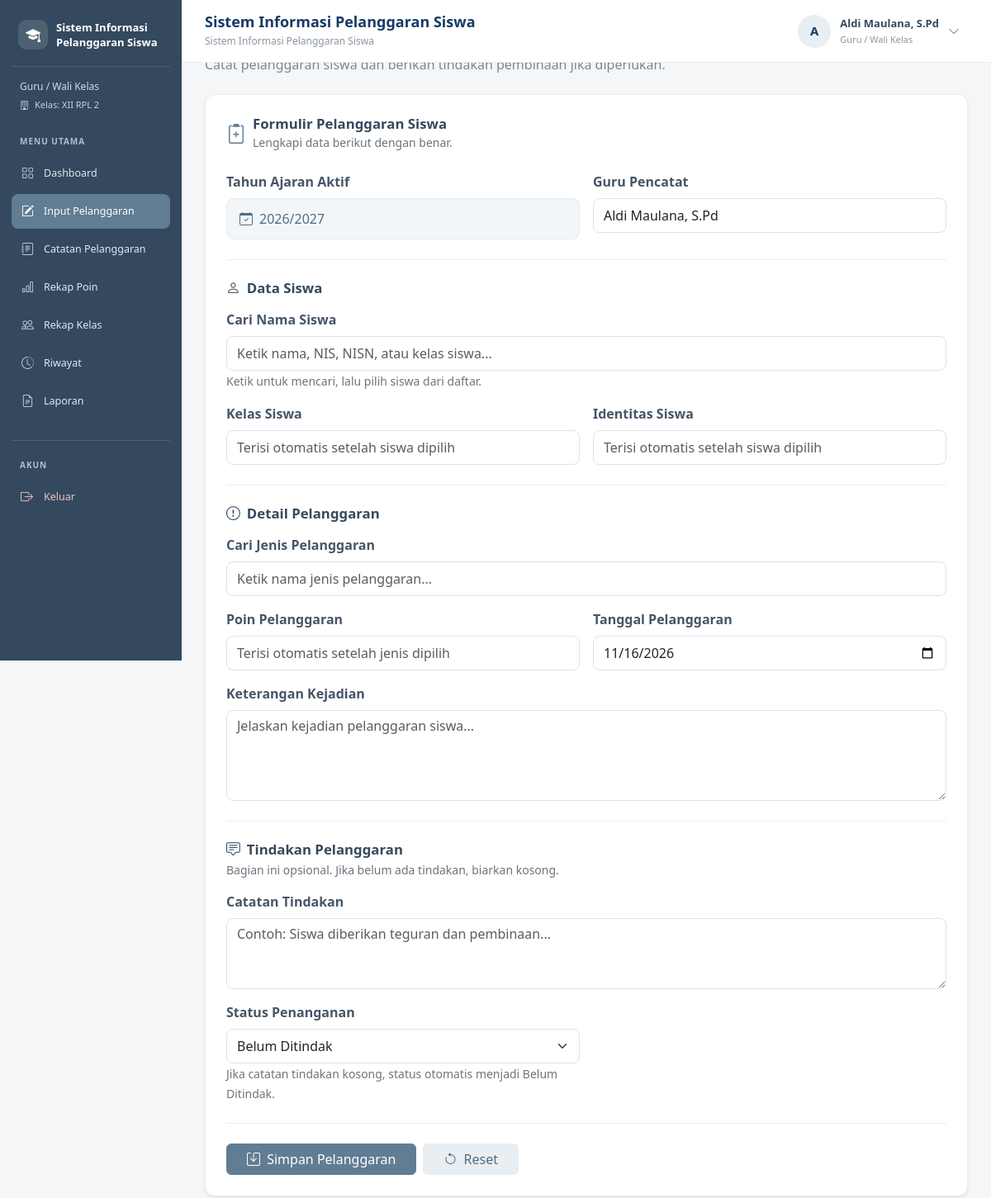
Screenshot of /input_pelanggaran.php (signed in) with the database file from the repository.
### tables this page shows
CREATE TABLE `t_wali_kelas` (
  `id` int(11) NOT NULL,
  `tahun_ajaran_id` int(11) NOT NULL,
  `kelas_id` int(11) NOT NULL,
  `guru_id` int(11) NOT NULL,
  `tanggal_mulai` date NOT NULL,
  `tanggal_selesai` date NOT NULL,
  `status_aktif` tinyint(1) NOT NULL,
  `created_at` timestamp NOT NULL DEFAULT current_timestamp(),
  `updated_at` timestamp NOT NULL DEFAULT current_timestamp()
);

CREATE TABLE `t_kelas` (
  `id` int(11) NOT NULL,
  `nama` varchar(100) NOT NULL,
  `tingkat` varchar(20) NOT NULL,
  `jurusan` varchar(100) NOT NULL,
  `status_aktif` tinyint(1) NOT NULL,
  `created_at` timestamp NULL DEFAULT current_timestamp(),
  `updated_at` timestamp NULL DEFAULT current_timestamp()
);

CREATE TABLE `t_tahun_ajaran` (
  `id` int(11) NOT NULL,
  `nama` varchar(20) NOT NULL,
  `tanggal_mulai` date NOT NULL,
  `tanggal_selesai` date NOT NULL,
  `status_aktif` tinyint(1) NOT NULL,
  `created_at` timestamp NULL DEFAULT current_timestamp(),
  `updated_at` timestamp NULL DEFAULT current_timestamp()
);

CREATE TABLE `t_guru` (
  `id` int(11) NOT NULL,
  `nip` varchar(30) NOT NULL,
  `nama` varchar(150) NOT NULL,
  `email` varchar(150) NOT NULL,
  `status_aktif` tinyint(1) NOT NULL,
  `user_id` int(11) NOT NULL,
  `created_at` timestamp NOT NULL DEFAULT current_timestamp(),
  `updated_at` timestamp NOT NULL DEFAULT current_timestamp()
);

### includes/cek_wali_kelas.php (called while the page is built, shortened)
<?php
$role = strtolower(trim($_SESSION['role'] ?? ''));
if (isset($koneksi) && $role === 'guru') {
    $idUser = (int)($_SESSION['id'] ?? 0);
    $queryWali = "
        SELECT
            w.kelas_id,
            w.tahun_ajaran_id,
            k.nama AS nama_kelas
        FROM t_guru g
        JOIN t_wali_kelas w
            ON w.guru_id = g.id
        JOIN t_kelas k
            ON k.id = w.kelas_id
        JOIN t_tahun_ajaran ta
            ON ta.id = w.tahun_ajaran_id
        WHERE g.user_id = ?
            AND g.status_aktif = 1
            AND w.status_aktif = 1
            AND k.status_aktif = 1
            AND ta.status_aktif = 1
        ORDER BY w.id DESC
        LIMIT 1
    ";
    $stmtWali = mysqli_prepare($koneksi, $queryWali);
    if ($stmtWali) {
        mysqli_stmt_bind_param($stmtWali, "i", $idUser);
        mysqli_stmt_execute($stmtWali);
        $hasilWali = mysqli_stmt_get_result($stmtWali);
        if ($dataWali = mysqli_fetch_assoc($hasilWali)) {
            $isWaliKelas = true;
            $namaKelasWali = $dataWali['nama_kelas'];
        }
    }
}

### input_pelanggaran.php (the view, shortened to what this page needs)
<?php
include "config/koneksi.php";
$menuAktif = "input_pelanggaran";
$idUser = (int)($_SESSION['id'] ?? 0);
function e($nilai) {
    return htmlspecialchars((string)($nilai ?? ''), ENT_QUOTES, 'UTF-8');
}
$stmtGuru = mysqli_prepare($koneksi, "
    SELECT id, nama
    FROM t_guru
    WHERE user_id = ? AND status_aktif = 1
    LIMIT 1
");
mysqli_stmt_bind_param($stmtGuru, "i", $idUser);
mysqli_stmt_execute($stmtGuru);
$guru = mysqli_fetch_assoc(mysqli_stmt_get_result($stmtGuru));
$namaGuru = $guru['nama'];
$queryTahun = mysqli_query($koneksi, "
    SELECT id, nama
    FROM t_tahun_ajaran
    WHERE status_aktif = 1
    ORDER BY tanggal_mulai DESC
    LIMIT 1
");
$tahun = mysqli_fetch_assoc($queryTahun);
$siswaTerpilih = null;
$pelanggaranTerpilih = null;
?>
<!DOCTYPE html>
<html lang="id">
<head>
<link href="https://cdn.jsdelivr.net/npm/bootstrap@5.3.3/dist/css/bootstrap.min.css" rel="stylesheet">
<link href="https://cdn.jsdelivr.net/npm/bootstrap-icons@1.11.3/font/bootstrap-icons.min.css" rel="stylesheet">
</head>
<body>
<?php include "includes/sidebar.php"; ?>
<?php include "includes/navbar.php"; ?>
<main class="konten-utama">
    <div class="mb-4">
        <h3 class="judul-halaman mb-1">Input Pelanggaran</h3>
        <p class="deskripsi-halaman mb-0">Catat pelanggaran siswa dan berikan tindakan pembinaan jika diperlukan.</p>
    </div>
    <div class="card kartu shadow-sm">
        <div class="card-body">
            <div class="d-flex align-items-center gap-2 mb-4">
                <i class="bi bi-clipboard2-plus fs-4" style="color:#607D94"></i>
                <div>
                    <h5 class="judul-bagian mb-0">Formulir Pelanggaran Siswa</h5>
                    <small class="text-secondary">Lengkapi data berikut dengan benar.</small>
                </div>
            </div>
            <form method="POST" id="formPelanggaran">
                <div class="row g-3 mb-4">
                    <div class="col-md-6">
                        <label class="form-label">Tahun Ajaran Aktif</label>
                        <div class="info-tahun">
                            <i class="bi bi-calendar-check me-2"></i><?= e($tahun['nama']) ?>
                        </div>
                    </div>
                    <div class="col-md-6">
                        <label class="form-label">Guru Pencatat</label>
                        <input type="text" class="form-control" value="<?= e($namaGuru) ?>" readonly>
                    </div>
                </div>
                <hr class="pemisah-bagian">
                <h6 class="judul-bagian mb-3"><i class="bi bi-person me-2"></i>Data Siswa</h6>
                <div class="row g-3">
                    <div class="col-12">
                        <label for="cari_siswa" class="form-label">Cari Nama Siswa</label>
                        <div class="pencarian">
                            <input type="search" id="cari_siswa" class="form-control"
                                placeholder="Ketik nama, NIS, NISN, atau kelas siswa..."
                                autocomplete="off"
                                value="<?= $siswaTerpilih ? e($siswaTerpilih['nama']) : '' ?>">
                        </div>
                        <small class="text-secondary">Ketik untuk mencari, lalu pilih siswa dari daftar.</small>
                    </div>
                    <div class="col-md-6">
                        <label class="form-label">Kelas Siswa</label>
                        <input type="text" id="kelas_siswa" class="form-control" readonly
                            value="<?= $siswaTerpilih ? e($siswaTerpilih['nama_kelas']) : '' ?>"
                            placeholder="Terisi otomatis setelah siswa dipilih">
                    </div>
                    <div class="col-md-6">
                        <label class="form-label">Identitas Siswa</label>
                        <input type="text" id="identitas_siswa" class="form-control" readonly
                            value="<?= $siswaTerpilih ? e('NIS: '.$siswaTerpilih['nis'].' | NISN: '.($siswaTerpilih['nisn'] ?: '-')) : '' ?>"
                            placeholder="Terisi otomatis setelah siswa dipilih">
                    </div>
                </div>
                <hr class="pemisah-bagian">
                <h6 class="judul-bagian mb-3"><i class="bi bi-exclamation-circle me-2"></i>Detail Pelanggaran</h6>
                <div class="row g-3">
                    <div class="col-12">
                        <label for="cari_pelanggaran" class="form-label">Cari Jenis Pelanggaran</label>
                        <div class="pencarian">
                            <input type="search" id="cari_pelanggaran" class="form-control"
                                placeholder="Ketik nama jenis pelanggaran..."
                                autocomplete="off"
                                value="<?= $pelanggaranTerpilih ? e($pelanggaranTerpilih['nama']) : '' ?>">
                        </div>
                    </div>
                    <div class="col-md-6">
                        <label class="form-label">Poin Pelanggaran</label>
                        <input type="text" id="poin_pelanggaran" class="form-control" readonly
                            value="<?= $pelanggaranTerpilih ? (int)$pelanggaranTerpilih['poin'].' Poin' : '' ?>"
                            placeholder="Terisi otomatis setelah jenis dipilih">
                    </div>
                    <div class="col-md-6">
                        <label class="form-label">Tanggal Pelanggaran</label>
                        <input type="date" name="tanggal" class="form-control"
                            max="<?= date('Y-m-d') ?>"
                            value="<?= e($_POST['tanggal'] ?? date('Y-m-d')) ?>" required>
                    </div>
                    <div class="col-12">
                        <label class="form-label">Keterangan Kejadian</label>
                        <textarea name="keterangan" class="form-control" rows="4"
                            placeholder="Jelaskan kejadian pelanggaran siswa..." required><?= e($_POST['keterangan'] ?? '') ?></textarea>
                    </div>
                </div>
                <hr class="pemisah-bagian">
                <h6 class="judul-bagian mb-1"><i class="bi bi-chat-square-text me-2"></i>Tindakan Pelanggaran</h6>
                <p class="text-secondary small mb-3">Bagian ini opsional. Jika belum ada tindakan, biarkan kosong.</p>
                <div class="row g-3">
                    <div class="col-12">
                        <label class="form-label">Catatan Tindakan</label>
                        <textarea name="tindakan" class="form-control" rows="3"
                            placeholder="Contoh: Siswa diberikan teguran dan pembinaan..."><?= e($_POST['tindakan'] ?? '') ?></textarea>
                    </div>
                    <div class="col-md-6">
                        <label class="form-label">Status Penanganan</label>
                        <select name="status_tindakan" class="form-select">
                            <option value="Belum Ditindak" <?= ($_POST['status_tindakan'] ?? 'Belum Ditindak') === 'Belum Ditindak' ? 'selected' : '' ?>>Belum Ditindak</option>
                        </select>
                        <small class="text-secondary">Jika catatan tindakan kosong, status otomatis menjadi Belum Ditindak.</small>
                    </div>
                </div>
                <hr class="pemisah-bagian">
                <div class="d-flex flex-wrap gap-2">
                    <button type="submit" name="simpan" class="btn btn-primary px-4">
                        <i class="bi bi-save me-1"></i> Simpan Pelanggaran
                    </button>
                    <button type="reset" class="btn btn-secondary px-4">
                        <i class="bi bi-arrow-counterclockwise me-1"></i> Reset
                    </button>
                </div>
            </form>
        </div>
    </div>
</main>
</body>
</html>

### includes/sidebar.php (shortened to what this page needs)
<?php
require_once __DIR__ . '/cek_wali_kelas.php';
$menuAktif = $menuAktif ?? '';
$menuAdmin = [
    ["Dashboard", "dashboard.php", "dashboard", "bi-grid"],
    ["Kelola Guru", "data_guru.php", "guru", "bi-person-badge"],
    ["Kelola Siswa", "siswa.php", "siswa", "bi-people"],
    ["Kelola Kelas", "kelas.php", "kelas", "bi-building"],
    ["Kelola Tahun Ajaran", "tahun_ajaran.php", "tahun_ajaran", "bi-calendar3"],
    ["Penempatan Siswa", "penempatan_siswa.php", "penempatan", "bi-diagram-3"],
    ["Kelola Wali Kelas", "wali_kelas.php", "wali_kelas", "bi-person-workspace"],
    ["Kategori Pelanggaran", "kategori_pelanggaran.php", "kategori", "bi-tags"],
    ["Jenis Pelanggaran", "jenis_pelanggaran.php", "jenis", "bi-list-check"],
    ["About Me", "about.php", "about", "bi-info-circle"],
    ["Laporan", "laporan.php", "laporan", "bi-file-earmark-text"]
];
$menuGuru = [
    ["Dashboard", "dashboard.php", "dashboard", "bi-grid"],
    ["Input Pelanggaran", "input_pelanggaran.php", "input_pelanggaran", "bi-pencil-square"],
    ["Catatan Pelanggaran", "catatan_pelanggaran.php", "catatan_pelanggaran", "bi-journal-text"],
    ["Rekap Poin", "rekap_poin.php", "rekap_poin", "bi-bar-chart"],
    ["Riwayat", "riwayat.php", "riwayat", "bi-clock-history"]
];
$menuWaliKelas = [
    ["Dashboard", "dashboard.php", "dashboard", "bi-grid"],
    ["Input Pelanggaran", "input_pelanggaran.php", "input_pelanggaran", "bi-pencil-square"],
    ["Catatan Pelanggaran", "catatan_pelanggaran.php", "catatan_pelanggaran", "bi-journal-text"],
    ["Rekap Poin", "rekap_poin.php", "rekap_poin", "bi-bar-chart"],
    ["Rekap Kelas", "rekap_kelas.php", "rekap_kelas", "bi-people"],
    ["Riwayat", "riwayat.php", "riwayat", "bi-clock-history"],
    ["Laporan", "laporan.php", "laporan", "bi-file-earmark-text"]
];
if ($role === 'admin') {
    $daftarMenu = $menuAdmin;
    $labelRole = 'Administrator';
} elseif ($role === 'guru' && $isWaliKelas) {
    $daftarMenu = $menuWaliKelas;
    $labelRole = 'Guru / Wali Kelas';
} elseif ($role === 'guru') {
    $daftarMenu = $menuGuru;
    $labelRole = 'Guru';
} else {
    $daftarMenu = [];
    $labelRole = 'Pengguna';
}
?>
<link rel="stylesheet"
href="https://cdn.jsdelivr.net/npm/bootstrap-icons@1.11.3/font/bootstrap-icons.min.css">
<div class="sidebar-ukk">
    <div class="brand-sidebar">
        <div class="brand-icon">
            <i class="bi bi-mortarboard-fill"></i>
        </div>
        <p class="brand-title">
            Sistem Informasi<br>
            Pelanggaran Siswa
        </p>
    </div>
    <div class="role-label">
        <?= htmlspecialchars($labelRole, ENT_QUOTES, 'UTF-8'); ?>
    </div>
    <?php if ($role === 'guru' && $isWaliKelas): ?>
        <div class="kelas-label">
            <i class="bi bi-building me-1"></i>
            Kelas: <?= htmlspecialchars($namaKelasWali, ENT_QUOTES, 'UTF-8'); ?>
        </div>
    <?php endif; ?>
    <div class="menu-label">Menu Utama</div>
    <ul class="sidebar-menu nav nav-pills">
        <?php foreach ($daftarMenu as $menu): ?>
            <li class="nav-item">
                <a
                    href="<?= htmlspecialchars($menu[1], ENT_QUOTES, 'UTF-8'); ?>"
                    class="nav-link <?= $menuAktif === $menu[2] ? 'active' : ''; ?>"
                >
                    <i class="bi <?= htmlspecialchars($menu[3], ENT_QUOTES, 'UTF-8'); ?>"></i>
                    <span><?= htmlspecialchars($menu[0], ENT_QUOTES, 'UTF-8'); ?></span>
                </a>
            </li>
        <?php endforeach; ?>
    </ul>
    <div class="sidebar-bottom">
        <div class="menu-label">Akun</div>
        <a
            href="logout.php"
            class="nav-link logout"
            onclick="return confirm('Apakah Anda yakin ingin keluar?')"
        >
            <i class="bi bi-box-arrow-right"></i>
            <span>Keluar</span>
        </a>
    </div>
</div>

### input_pelanggaran.php (style rules this page uses)
body { background:#F5F6F7; color:#374151; }
.konten-utama { margin-left:220px; min-height:100vh; padding:28px; }
.judul-halaman { color:#34495E; font-weight:700; }
.deskripsi-halaman { color:#7B8794; }
.kartu { border:1px solid #E9EEF2; border-radius:12px; background:#fff; }
.kartu .card-body { padding:25px; }
.judul-bagian { color:#34495E; font-size:1.05rem; font-weight:700; }
.form-label { color:#465568; font-weight:600; }
.form-control, .form-select { border-color:#DCE3E8; border-radius:8px; min-height:42px; }
textarea.form-control { min-height:unset; }
.btn-primary { background:#607D94; border-color:#607D94; }
.btn-secondary { background:#E9EEF2; border-color:#E9EEF2; color:#526D83; }
.info-tahun { background:#F3F6F8; border:1px solid #E5EBEF; color:#526D83; border-radius:9px; padding:12px 15px; }
.pencarian { position:relative; }
.pemisah-bagian { border-color:#E9EEF2; opacity:1; margin:24px 0; }

### rows the page displays
t_wali_kelas: kelas.nama "XII RPL 2"
t_tahun_ajaran: nama "2026/2027"
t_guru: nama "Aldi Maulana, S.Pd"

### other values shown
$labelRole "Guru / Wali Kelas"
$menu[0] "Dashboard"
$menu[0] "Input Pelanggaran"
$menu[0] "Catatan Pelanggaran"
$menu[0] "Rekap Poin"
$menu[0] "Rekap Kelas"
$menu[0] "Riwayat"
$menu[0] "Laporan"
$judulNavbar "Sistem Informasi Pelanggaran Siswa"
$inisial "A"
$namaPengguna "Aldi Maulana, S.Pd"
$labelRoleNavbar "Guru / Wali Kelas"
